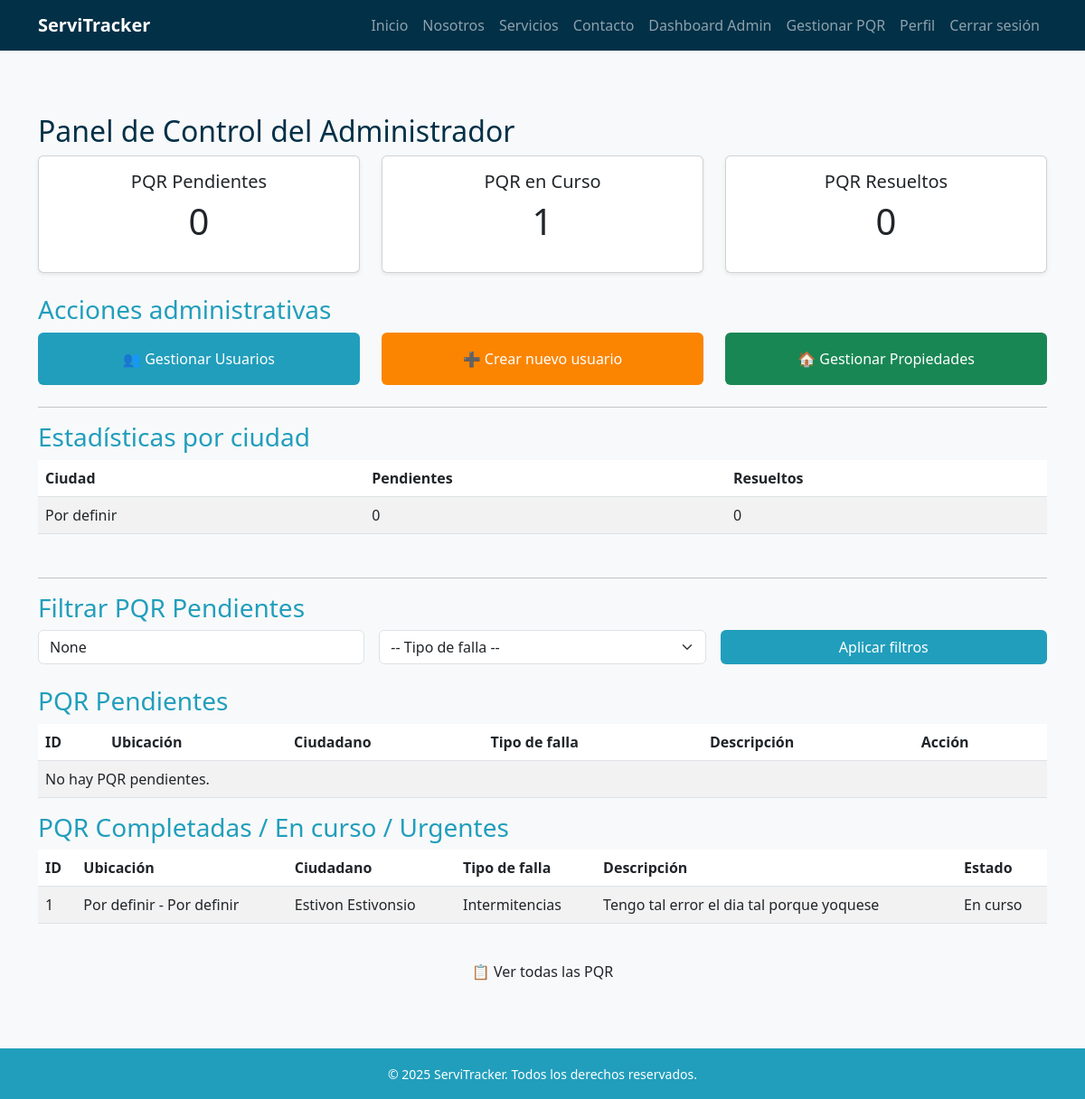
The page /reportes/admin/ (signed in) on the database as committed earlier.
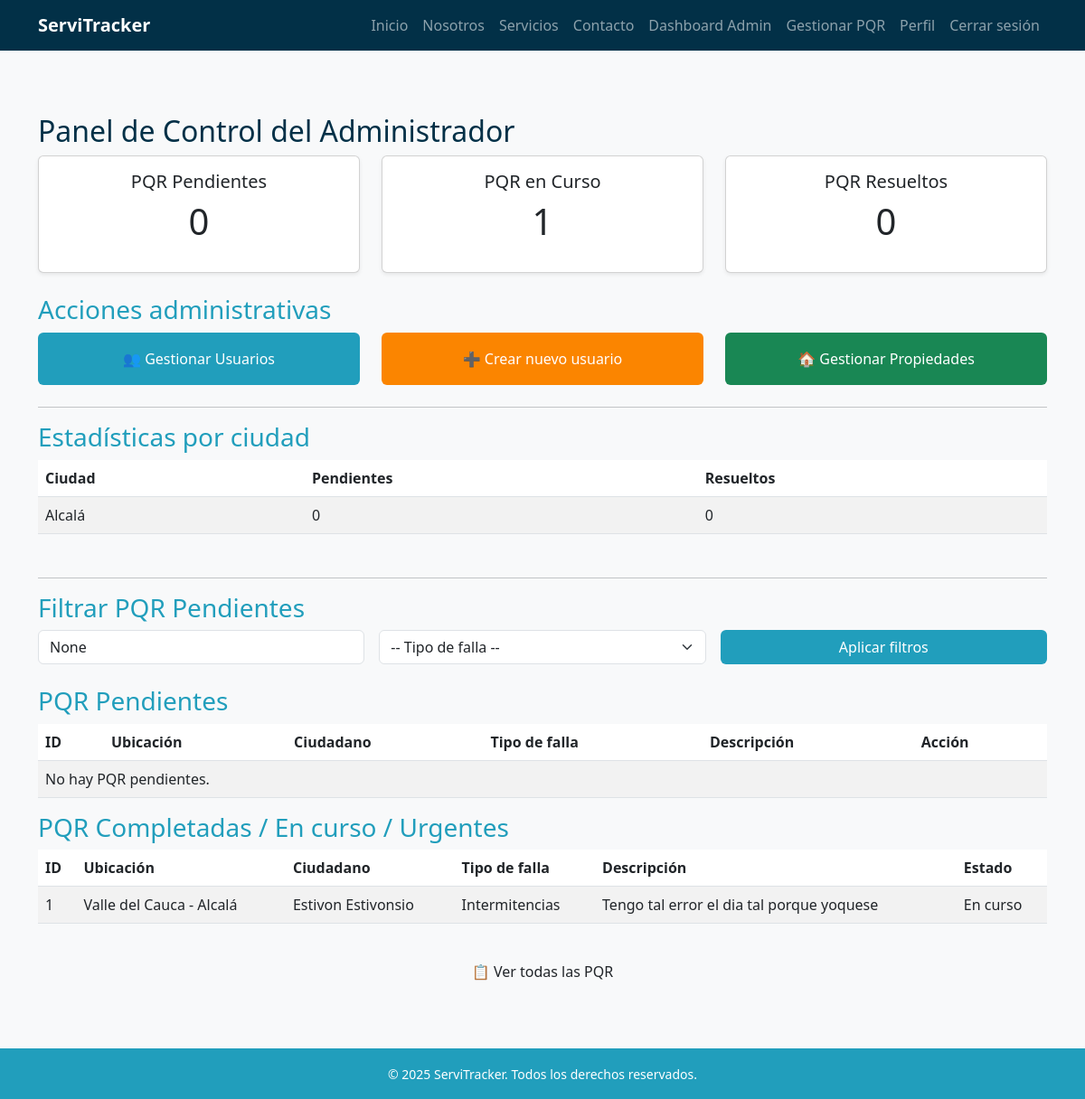
The same page on the database as committed later.
### propiedades/models.py (models this page shows, shortened)
class Propiedad(models.Model):
    usuario = models.ForeignKey(
        settings.AUTH_USER_MODEL,
        on_delete=models.CASCADE,
        related_name='propiedades'
    )
    departamento = models.CharField(max_length=100)
    ciudad = models.CharField(max_length=100)
    direccion = models.CharField(max_length=200)
    activa = models.BooleanField(default=True)

### pqr/models.py (models this page shows, shortened)
class PQR(models.Model):
    ciudadano = models.ForeignKey(
        settings.AUTH_USER_MODEL,
        on_delete=models.SET_NULL,
        null=True,
        blank=True,
        related_name="pqrs_ciudadano"
    )
    propiedad = models.ForeignKey(
        Propiedad,
        on_delete=models.SET_NULL,
        null=True,
        blank=True
    )
    tipo_falla = models.ForeignKey(
        TipoFalla,
        on_delete=models.PROTECT
    )
    descripcion = models.TextField()
    estado = models.ForeignKey(
        EstadoPQR,
        on_delete=models.PROTECT
    )
    tecnico_asignado = models.ForeignKey(
        settings.AUTH_USER_MODEL,
        on_delete=models.SET_NULL,
        null=True,
        blank=True,
        related_name="pqrs_tecnico"
    )
    fecha_creacion = models.DateTimeField(auto_now_add=True)
    fecha_actualizacion = models.DateTimeField(auto_now=True)

class TipoFalla(models.Model):
    nombre = models.CharField(max_length=100)
    def __str__(self):
        return self.nombre

class EstadoPQR(models.Model):
    nombre = models.CharField(max_length=50)

### usuarios/models.py (models this page shows)
class Usuario(AbstractBaseUser, PermissionsMixin):
    ROLES = [
        ("administrador", "Administrador"),
        ("agente", "Agente"),
        ("tecnico", "Técnico"),
        ("ciudadano", "Ciudadano"),
    ]
    documento = models.CharField(max_length=20, unique=True)
    email = models.EmailField(blank=True, null=True)
    nombres = models.CharField(max_length=100, blank=True, null=True)
    apellidos = models.CharField(max_length=100, blank=True, null=True)
    rol = models.CharField(max_length=20, choices=ROLES, default="ciudadano")
    especialidad = models.ForeignKey(Especialidad, on_delete=models.SET_NULL, null=True, blank=True)
    is_active = models.BooleanField(default=True)
    is_staff = models.BooleanField(default=False)
    date_joined = models.DateTimeField(auto_now_add=True)
    objects = UsuarioManager()
    USERNAME_FIELD = "documento"
    REQUIRED_FIELDS = []  # puedes agregar 'email' si quieres que sea obligatorio
    def __str__(self):
        return self.get_public_name()
    def get_full_name(self):
        nombre = (self.nombres or "").strip()
        apellido = (self.apellidos or "").strip()
        full = f"{nombre} {apellido}".strip()
        return full or ""
    def get_public_name(self):
        return self.get_full_name() or "Usuario"

### reportes/views.py (the view)
# urls.py: path("admin/", views.dashboard_admin, name="dashboard_admin"),
@user_passes_test(lambda u: u.is_staff or u.rol == "administrador")
def dashboard_admin(request):
    ciudad = request.GET.get("ciudad")
    tipo_falla_id = request.GET.get("tipo_falla")
    pendientes = PQR.objects.filter(estado__nombre="Pendiente").count()
    en_curso = PQR.objects.filter(estado__nombre="En curso").count()
    resueltos = PQR.objects.filter(estado__nombre="Resuelto").count()
    estadisticas_ciudad = {}
    for pqr in PQR.objects.select_related('propiedad').all():
        if pqr.propiedad:
            ciudad_key = pqr.propiedad.ciudad
            if ciudad_key not in estadisticas_ciudad:
                estadisticas_ciudad[ciudad_key] = {"pendientes": 0, "resueltos": 0}
            if pqr.estado.nombre == "Pendiente":
                estadisticas_ciudad[ciudad_key]["pendientes"] += 1
            elif pqr.estado.nombre == "Resuelto":
                estadisticas_ciudad[ciudad_key]["resueltos"] += 1
    pqr_pendientes = PQR.objects.filter(estado__nombre="Pendiente")
    if ciudad:
        pqr_pendientes = pqr_pendientes.filter(propiedad__ciudad__icontains=ciudad)
    if tipo_falla_id:
        pqr_pendientes = pqr_pendientes.filter(tipo_falla__id=tipo_falla_id)
    pqr_no_pendientes = PQR.objects.exclude(estado__nombre="Pendiente")
    tipos_falla = TipoFalla.objects.all()
    contexto = {
        "pendientes": pendientes,
        "en_curso": en_curso,
        "resueltos": resueltos,
        "estadisticas_ciudad": estadisticas_ciudad,
        "pqr_pendientes": pqr_pendientes,
        "pqr_no_pendientes": pqr_no_pendientes,
        "tipos_falla": tipos_falla,
        "ciudad": ciudad,
        "tipo_falla_id": tipo_falla_id,
    }
    return render(request, 'reportes/dashboard_admin.html', contexto)

### templates/reportes/dashboard_admin.html (shortened to what the changed rows need)
{% extends 'base.html' %}
{% block content %}
<h2 class="text-blue-dark">Panel de Control del Administrador</h2>
<table class="table table-striped mb-5">
    <thead>
        <tr>
            <th>Ciudad</th>
            <th>Pendientes</th>
            <th>Resueltos</th>
        </tr>
    </thead>
    <tbody>
        {% for ciudad, datos in estadisticas_ciudad.items %}
        <tr>
            <td>{{ ciudad }}</td>
            <td>{{ datos.pendientes }}</td>
            <td>{{ datos.resueltos }}</td>
        </tr>
        {% empty %}
        <tr><td colspan="3">No hay datos disponibles.</td></tr>
        {% endfor %}
    </tbody>
</table>
<table class="table table-striped">
    <thead>
        <tr>
            <th>ID</th>
            <th>Ubicación</th>
            <th>Ciudadano</th>
            <th>Tipo de falla</th>
            <th>Descripción</th>
            <th>Acción</th>
        </tr>
    </thead>
</table>
<table class="table table-striped">
    <thead>
        <tr>
            <th>ID</th>
            <th>Ubicación</th>
            <th>Ciudadano</th>
            <th>Tipo de falla</th>
            <th>Descripción</th>
            <th>Estado</th>
        </tr>
    </thead>
    <tbody>
        {% for pqr in pqr_no_pendientes %}
        <tr>
            <td>{{ pqr.id }}</td>
            <td>{{ pqr.propiedad.departamento }} - {{ pqr.propiedad.ciudad }}</td>
            <td>{{ pqr.ciudadano }}</td>
            <td>{{ pqr.tipo_falla }}</td>
            <td>{{ pqr.descripcion }}</td>
            <td>{{ pqr.estado.nombre }}</td>
        </tr>
        {% empty %}
        <tr><td colspan="6">No hay PQR completadas o en curso.</td></tr>
        {% endfor %}
    </tbody>
</table>
{% endblock %}

Rows that differ between the two databases and show on the page:
changed through a linked row, PQR "Tengo tal error el dia tal porque yoquese": propiedad.departamento "Por definir" → "Valle del Cauca"; propiedad.ciudad "Por definir" → "Alcalá"
Other text that changed with them:
new list line: "Alcalá"
new list line: "0 0"
list line gone: "Por definir"
list line gone: "0 0"
